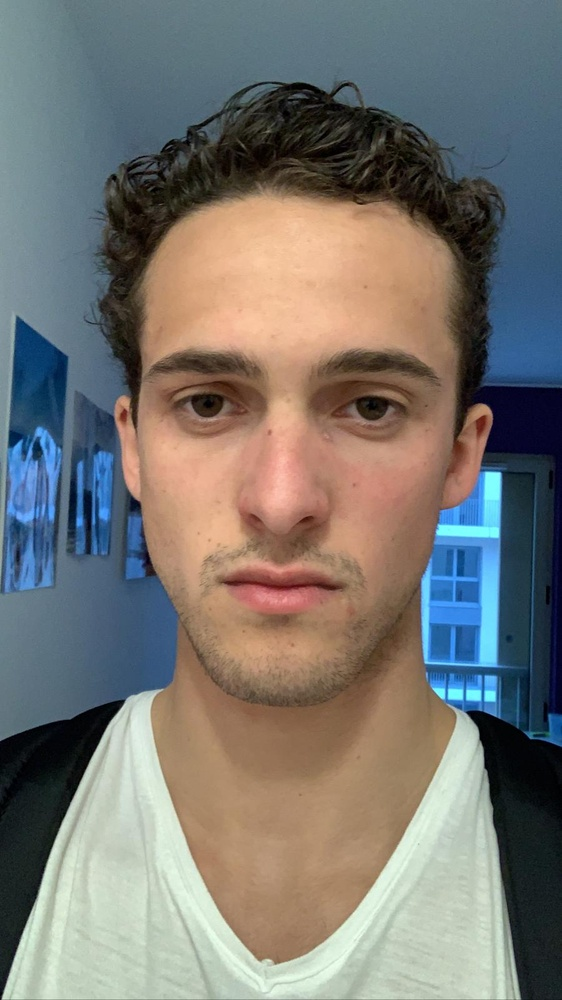
#> input picture Data/alexandre.jpeg, 562 x 1000 px, shrunk from 900 x 1600 before the run, given in place of the camera
$ python faceDetectionAndEyeGaze_retina.py
#> lines starting #> are read from the running program, lines starting #| are printed output that depends on the picture; after the words box and inside, x2 and y2 are one past the last pixel; in counts of white or black regions, pixels touching at a corner belong together
import cv2
import numpy as np

# https://github.com/Itseez/opencv/blob/master/data/haarcascades/haarcascade_frontalface_default.xml
faceCascade = cv2.CascadeClassifier('Cascades/haarcascade_frontalface_default.xml')
# https://github.com/Itseez/opencv/blob/master/data/haarcascades/haarcascade_eye.xml
eyeCascade = cv2.CascadeClassifier('Cascades/haarcascade_eye.xml')

# source de la vidéo
#cap = cv2.VideoCapture("test_video.MOV")
cap = cv2.VideoCapture(0)

firstEyeGazes, secondEyeGazes = False, False


while 1:
    ret, frame = cap.read()
#> frame is the input picture: shape (1000, 562, 3); mean B, G, R 114.2, 118.7, 120.8
    frame = cv2.flip(frame, 1)

    # je considère que la personne regarde la caméra lorsque un des 2 yeux la regarde
    personGazes = firstEyeGazes and secondEyeGazes

    # convertit l'image en 50 nuances de gris
    grayFrame = cv2.cvtColor(frame, cv2.COLOR_BGR2GRAY)
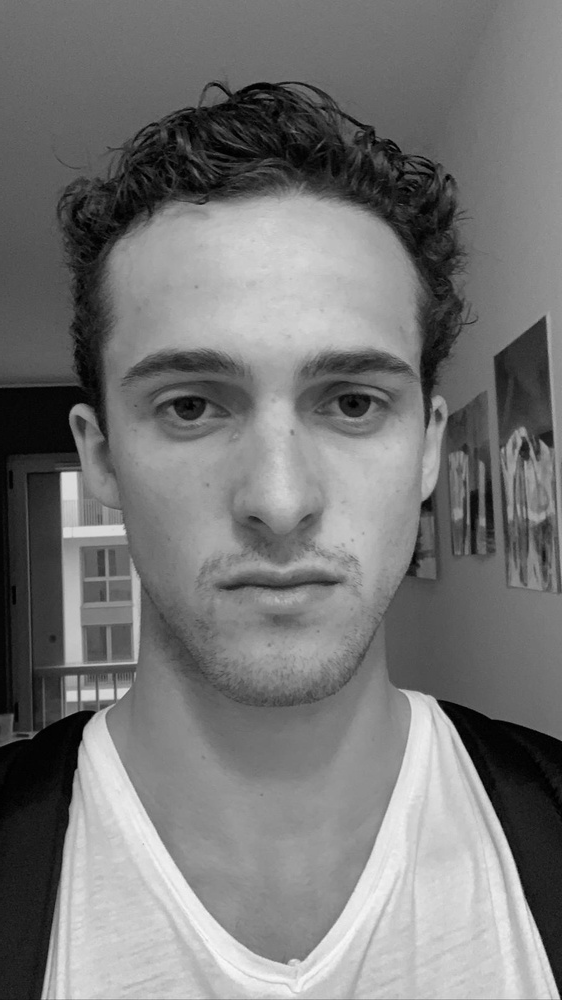
#> grayFrame: shape (1000, 562); min 0, max 248, mean 118.8

    # detecte les têtes
    faces = faceCascade.detectMultiScale(grayFrame, 1.3, 5)
#> faces = [[59, 240, 434, 434]]
    # trier les têtes
    if len(faces) != 0:

        (x, y, w, h) = faces[0]
#> x = 59; y = 240; w = 434; h = 434

        if personGazes:
            cv2.rectangle(frame, (x, y), (x+w, y+h), (0, 255, 0), 3)

        else:
            cv2.rectangle(frame, (x, y), (x+w, y+h), (0, 0, 255), 3)
#> frame: shape (1000, 562, 3); mean B, G, R 112.5, 117.1, 123.3

        firstEyeGazes, secondEyeGazes = False, False

        grayRoi = grayFrame[y:y+h, x:x+w]
        colorRoi = frame[y:y+h, x:x+w]

        eyes = eyeCascade.detectMultiScale(grayRoi)
#> eyes = [[244, 119, 92, 92], [81, 123, 89, 89], [189, 347, 66, 66]]

        eyesSorted = sorted(eyes, key=lambda x: x[3]*x[2], reverse=True)
#> eyesSorted has the same summary as eyes

        eyeCounter = 0

        for (ex, ey, ew, eh) in eyesSorted:

            cv2.rectangle(colorRoi, (ex, ey), (ex+ew, ey+eh), (255, 0, 0), 2)

            # définit la région d'intérêt pour un oeil
            eyeGrayRoi = grayRoi[ey: ey+eh, ex:ex+ew]
            eyeColorRoi = colorRoi[ey:ey+eh, ex:ex+ew]

            # calcule la taille en pixels de ces cadrages
            rows, cols = eyeGrayRoi.shape

            # floute l'image obtenue afin de réduire le bruit
            blur = 7  # degré du floutage (mettre nombre impair)
            blurred_blurred = cv2.GaussianBlur(eyeGrayRoi, (blur, blur), 7)

            # sépare la séquence en noir et blanc suivant une certaine limite de nuance de gris
            _, threshold = cv2.threshold(
                eyeGrayRoi, 35, 255, cv2.THRESH_BINARY_INV)

            # renvoie des listes des coordonnées des outline des zones blanches
            outline, _ = cv2.findContours(
                threshold, cv2.RETR_TREE, cv2.CHAIN_APPROX_SIMPLE)

            # trie ses listes afin d'avoir le plus grand contour en premier élément
            outlineSorted = sorted(
                outline, key=lambda x: cv2.contourArea(x), reverse=True)

            # si un contour a été détecté, on renvoie la liste du plus grand contour
            if len(outlineSorted) != 0:

                outlineBis = outlineSorted[0]

                (cx, cy, cw, ch) = cv2.boundingRect(outlineBis)

                abscisse_du_centre = cx+int(cw/2)
                ordonnee_du_centre = cy+int(ch/2)
                pas_x = int(ew/50)
                pas_y = int(eh/50)

                # problème de coordonnées
                if eyeCounter == 0:

                    firstEyeGazes = (23*pas_x < abscisse_du_centre < ew-23 *
                                     pas_x) and (23*pas_y < ordonnee_du_centre < eh-23*pas_y)

                else:
                    secondEyeGazes = (23*pas_x < abscisse_du_centre < ew-23 *
                                      pas_x) and (23*pas_y < ordonnee_du_centre < eh-23*pas_y)

            eyeCounter += 1
            if eyeCounter >= 2:
                break
#> this loop made 2 passes
#> (ex, ey, ew, eh, rows, cols, blur, cx) on pass 1: (244, 119, 92, 92, 92, 92, 7, 35)
#> (ex, ey, ew, eh, rows, cols, blur, cx) on pass 2: (81, 123, 89, 89, 89, 89, 7, 30)
#> pass 1, `eyeColorRoi = colorRoi[ey:ey+eh, ex:ex+ew]`:
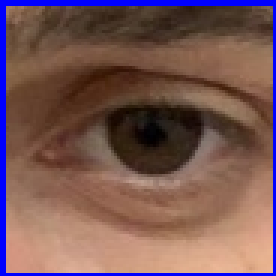
#> eyeColorRoi: shape (92, 92, 3) (shown 3 times larger); mean B, G, R 85.2, 86.8, 119.3
#> pass 1, `_, threshold = cv2.threshold( eyeGrayRoi, 35, 255, cv2.THRESH_BINARY_I..`:
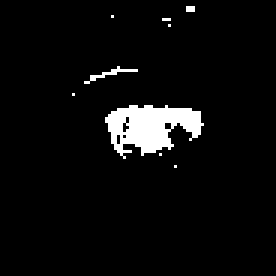
#> threshold: shape (92, 92) (shown 3 times larger); 4.6% white; 9 white regions (7 under 20 px), largest, box (x1, y1, x2, y2) and area: (35, 35, 68, 53) 352, (28, 22, 46, 28) 24
#> after the loop:
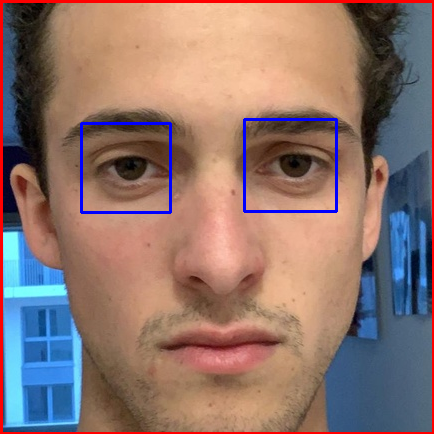
#> colorRoi: shape (434, 434, 3); mean B, G, R 109.6, 116, 142.6
#> after the loop:
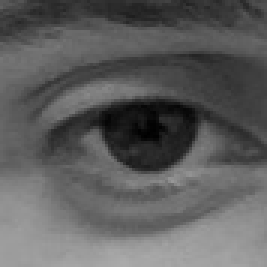
#> eyeGrayRoi: shape (89, 89) (shown 3 times larger); min 0, max 171, mean 93.5
#> after the loop:
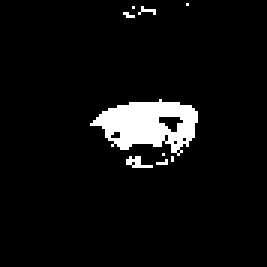
#> threshold: shape (89, 89) (shown 3 times larger); 5.6% white; 9 white regions (8 under 20 px), largest, box (x1, y1, x2, y2) and area: (30, 33, 66, 52) 405
#> after the loop, eyeCounter = 2

        cv2.imshow("frame", frame)
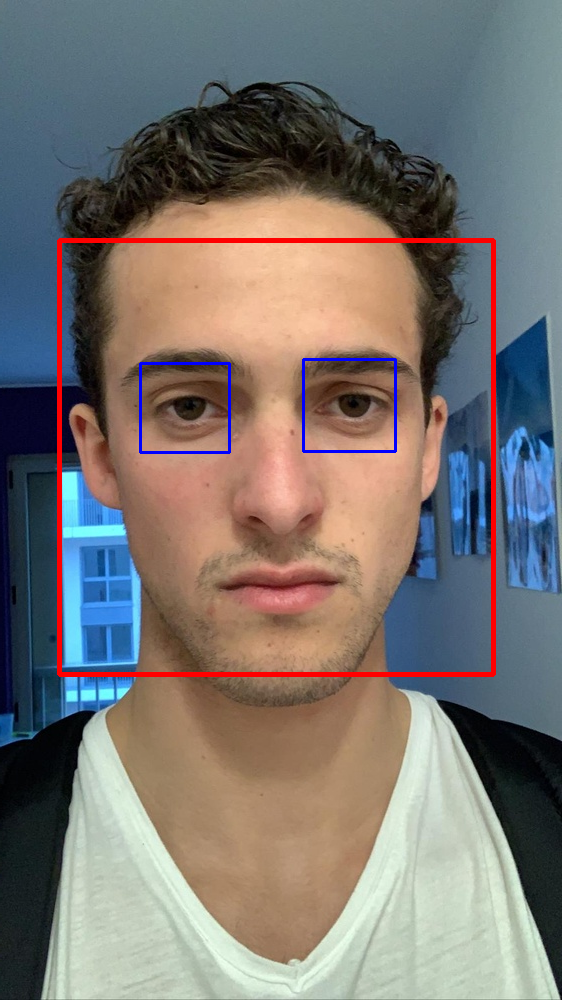
#> window 'frame': shape (1000, 562, 3); mean B, G, R 113.2, 116.7, 122.7

    k = cv2.waitKey(30) & 0xff
#> (key Esc is pressed here)
    if k == 27:
        break

cap.release()
cv2.destroyAllWindows()
